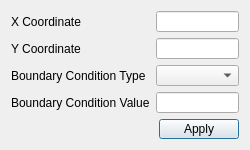
<?xml version="1.0" encoding="UTF-8"?>
<ui version="4.0">
 <class>KnotEditorDialog</class>
 <widget class="QDialog" name="KnotEditorDialog">
  <property name="geometry">
   <rect>
    <x>0</x>
    <y>0</y>
    <width>250</width>
    <height>150</height>
   </rect>
  </property>
  <property name="minimumSize">
   <size>
    <width>250</width>
    <height>150</height>
   </size>
  </property>
  <property name="maximumSize">
   <size>
    <width>250</width>
    <height>150</height>
   </size>
  </property>
  <property name="windowTitle">
   <string>Dialog</string>
  </property>
  <layout class="QGridLayout" name="gridLayout">
   <item row="3" column="1">
    <widget class="QLineEdit" name="bcValueLineEdit"/>
   </item>
   <item row="2" column="0">
    <widget class="QLabel" name="label_4">
     <property name="text">
      <string>Boundary Condition Type</string>
     </property>
    </widget>
   </item>
   <item row="3" column="0">
    <widget class="QLabel" name="label_3">
     <property name="text">
      <string>Boundary Condition Value</string>
     </property>
    </widget>
   </item>
   <item row="1" column="1">
    <widget class="QLineEdit" name="yCoordinateLineEdit"/>
   </item>
   <item row="2" column="1">
    <widget class="QComboBox" name="bcTypeComboBox"/>
   </item>
   <item row="1" column="0">
    <widget class="QLabel" name="label_2">
     <property name="text">
      <string>Y Coordinate</string>
     </property>
    </widget>
   </item>
   <item row="4" column="1">
    <layout class="QHBoxLayout" name="horizontalLayout">
     <item>
      <spacer name="horizontalSpacer">
       <property name="orientation">
        <enum>Qt::Horizontal</enum>
       </property>
       <property name="sizeHint" stdset="0">
        <size>
         <width>40</width>
         <height>20</height>
        </size>
       </property>
      </spacer>
     </item>
     <item>
      <widget class="QPushButton" name="applyPushButton">
       <property name="text">
        <string>Apply</string>
       </property>
      </widget>
     </item>
    </layout>
   </item>
   <item row="0" column="0">
    <widget class="QLabel" name="label">
     <property name="text">
      <string>X Coordinate</string>
     </property>
    </widget>
   </item>
   <item row="0" column="1">
    <widget class="QLineEdit" name="xCoordinateLineEdit"/>
   </item>
  </layout>
 </widget>
 <resources/>
 <connections/>
</ui>
